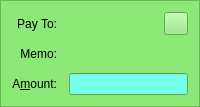
  <widget class="QFrame" name="SendCoins_SecurePaymentRequest">
   <property name="palette">
    <palette>
     <active>
      <colorrole role="WindowText">
       <brush brushstyle="SolidPattern">
        <color alpha="255">
         <red>0</red>
         <green>0</green>
         <blue>0</blue>
        </color>
       </brush>
      </colorrole>
      <colorrole role="Button">
       <brush brushstyle="SolidPattern">
        <color alpha="255">
         <red>140</red>
         <green>232</green>
         <blue>119</blue>
        </color>
       </brush>
      </colorrole>
      <colorrole role="Light">
       <brush brushstyle="SolidPattern">
        <color alpha="255">
         <red>230</red>
         <green>255</green>
         <blue>224</blue>
        </color>
       </brush>
      </colorrole>
      <colorrole role="Midlight">
       <brush brushstyle="SolidPattern">
        <color alpha="255">
         <red>185</red>
         <green>243</green>
         <blue>171</blue>
        </color>
       </brush>
      </colorrole>
      <colorrole role="Dark">
       <brush brushstyle="SolidPattern">
        <color alpha="255">
         <red>70</red>
         <green>116</green>
         <blue>59</blue>
        </color>
       </brush>
      </colorrole>
      <colorrole role="Mid">
       <brush brushstyle="SolidPattern">
        <color alpha="255">
         <red>93</red>
         <green>155</green>
         <blue>79</blue>
        </color>
       </brush>
      </colorrole>
      <colorrole role="Text">
       <brush brushstyle="SolidPattern">
        <color alpha="255">
         <red>0</red>
         <green>0</green>
         <blue>0</blue>
        </color>
       </brush>
      </colorrole>
      <colorrole role="BrightText">
       <brush brushstyle="SolidPattern">
        <color alpha="255">
         <red>155</red>
         <green>255</green>
         <blue>147</blue>
        </color>
       </brush>
      </colorrole>
      <colorrole role="ButtonText">
       <brush brushstyle="SolidPattern">
        <color alpha="255">
         <red>0</red>
         <green>0</green>
         <blue>0</blue>
        </color>
       </brush>
      </colorrole>
      <colorrole role="Base">
       <brush brushstyle="SolidPattern">
        <color alpha="255">
         <red>119</red>
         <green>255</green>
         <blue>233</blue>
        </color>
       </brush>
      </colorrole>
      <colorrole role="Window">
       <brush brushstyle="SolidPattern">
        <color alpha="255">
         <red>140</red>
         <green>232</green>
         <blue>119</blue>
        </color>
       </brush>
      </colorrole>
      <colorrole role="Shadow">
       <brush brushstyle="SolidPattern">
        <color alpha="255">
         <red>0</red>
         <green>0</green>
         <blue>0</blue>
        </color>
       </brush>
      </colorrole>
      <colorrole role="AlternateBase">
       <brush brushstyle="SolidPattern">
        <color alpha="255">
         <red>197</red>
         <green>243</green>
         <blue>187</blue>
        </color>
       </brush>
      </colorrole>
      <colorrole role="NoRole">
       <brush brushstyle="SolidPattern">
        <color alpha="255">
         <red>125</red>
         <green>194</green>
         <blue>122</blue>
        </color>
       </brush>
      </colorrole>
      <colorrole role="ToolTipBase">
       <brush brushstyle="SolidPattern">
        <color alpha="255">
         <red>255</red>
         <green>255</green>
         <blue>220</blue>
        </color>
       </brush>
      </colorrole>
      <colorrole role="ToolTipText">
       <brush brushstyle="SolidPattern">
        <color alpha="255">
         <red>0</red>
         <green>0</green>
         <blue>0</blue>
        </color>
       </brush>
      </colorrole>
     </active>
     <inactive>
      <colorrole role="WindowText">
       <brush brushstyle="SolidPattern">
        <color alpha="255">
         <red>0</red>
         <green>0</green>
         <blue>0</blue>
        </color>
       </brush>
      </colorrole>
      <colorrole role="Button">
       <brush brushstyle="SolidPattern">
        <color alpha="255">
         <red>140</red>
         <green>232</green>
         <blue>119</blue>
        </color>
       </brush>
      </colorrole>
      <colorrole role="Light">
       <brush brushstyle="SolidPattern">
        <color alpha="255">
         <red>230</red>
         <green>255</green>
         <blue>224</blue>
        </color>
       </brush>
      </colorrole>
      <colorrole role="Midlight">
       <brush brushstyle="SolidPattern">
        <color alpha="255">
         <red>185</red>
         <green>243</green>
         <blue>171</blue>
        </color>
       </brush>
      </colorrole>
      <colorrole role="Dark">
       <brush brushstyle="SolidPattern">
        <color alpha="255">
         <red>70</red>
         <green>116</green>
         <blue>59</blue>
        </color>
       </brush>
      </colorrole>
      <colorrole role="Mid">
       <brush brushstyle="SolidPattern">
        <color alpha="255">
         <red>93</red>
         <green>155</green>
         <blue>79</blue>
        </color>
       </brush>
      </colorrole>
      <colorrole role="Text">
       <brush brushstyle="SolidPattern">
        <color alpha="255">
         <red>0</red>
         <green>0</green>
         <blue>0</blue>
        </color>
       </brush>
      </colorrole>
      <colorrole role="BrightText">
       <brush brushstyle="SolidPattern">
        <color alpha="255">
         <red>155</red>
         <green>255</green>
         <blue>147</blue>
        </color>
       </brush>
      </colorrole>
      <colorrole role="ButtonText">
       <brush brushstyle="SolidPattern">
        <color alpha="255">
         <red>0</red>
         <green>0</green>
         <blue>0</blue>
        </color>
       </brush>
      </colorrole>
      <colorrole role="Base">
       <brush brushstyle="SolidPattern">
        <color alpha="255">
         <red>119</red>
         <green>255</green>
         <blue>233</blue>
        </color>
       </brush>
      </colorrole>
      <colorrole role="Window">
       <brush brushstyle="SolidPattern">
        <color alpha="255">
         <red>140</red>
         <green>232</green>
         <blue>119</blue>
        </color>
       </brush>
      </colorrole>
      <colorrole role="Shadow">
       <brush brushstyle="SolidPattern">
        <color alpha="255">
         <red>0</red>
         <green>0</green>
         <blue>0</blue>
        </color>
       </brush>
      </colorrole>
      <colorrole role="AlternateBase">
       <brush brushstyle="SolidPattern">
        <color alpha="255">
         <red>197</red>
         <green>243</green>
         <blue>187</blue>
        </color>
       </brush>
      </colorrole>
      <colorrole role="NoRole">
       <brush brushstyle="SolidPattern">
        <color alpha="255">
         <red>125</red>
         <green>194</green>
         <blue>122</blue>
        </color>
       </brush>
      </colorrole>
      <colorrole role="ToolTipBase">
       <brush brushstyle="SolidPattern">
        <color alpha="255">
         <red>255</red>
         <green>255</green>
         <blue>220</blue>
        </color>
       </brush>
      </colorrole>
      <colorrole role="ToolTipText">
       <brush brushstyle="SolidPattern">
        <color alpha="255">
         <red>0</red>
         <green>0</green>
         <blue>0</blue>
        </color>
       </brush>
      </colorrole>
     </inactive>
     <disabled>
      <colorrole role="WindowText">
       <brush brushstyle="SolidPattern">
        <color alpha="255">
         <red>70</red>
         <green>116</green>
         <blue>59</blue>
        </color>
       </brush>
      </colorrole>
      <colorrole role="Button">
       <brush brushstyle="SolidPattern">
        <color alpha="255">
         <red>140</red>
         <green>232</green>
         <blue>119</blue>
        </color>
       </brush>
      </colorrole>
      <colorrole role="Light">
       <brush brushstyle="SolidPattern">
        <color alpha="255">
         <red>230</red>
         <green>255</green>
         <blue>224</blue>
        </color>
       </brush>
      </colorrole>
      <colorrole role="Midlight">
       <brush brushstyle="SolidPattern">
        <color alpha="255">
         <red>185</red>
         <green>243</green>
         <blue>171</blue>
        </color>
       </brush>
      </colorrole>
      <colorrole role="Dark">
       <brush brushstyle="SolidPattern">
        <color alpha="255">
         <red>70</red>
         <green>116</green>
         <blue>59</blue>
        </color>
       </brush>
      </colorrole>
      <colorrole role="Mid">
       <brush brushstyle="SolidPattern">
        <color alpha="255">
         <red>93</red>
         <green>155</green>
         <blue>79</blue>
        </color>
       </brush>
      </colorrole>
      <colorrole role="Text">
       <brush brushstyle="SolidPattern">
        <color alpha="255">
         <red>70</red>
         <green>116</green>
         <blue>59</blue>
        </color>
       </brush>
      </colorrole>
      <colorrole role="BrightText">
       <brush brushstyle="SolidPattern">
        <color alpha="255">
         <red>155</red>
         <green>255</green>
         <blue>147</blue>
        </color>
       </brush>
      </colorrole>
      <colorrole role="ButtonText">
       <brush brushstyle="SolidPattern">
        <color alpha="255">
         <red>70</red>
         <green>116</green>
         <blue>59</blue>
        </color>
       </brush>
      </colorrole>
      <colorrole role="Base">
       <brush brushstyle="SolidPattern">
        <color alpha="255">
         <red>140</red>
         <green>232</green>
         <blue>119</blue>
        </color>
       </brush>
      </colorrole>
      <colorrole role="Window">
       <brush brushstyle="SolidPattern">
        <color alpha="255">
         <red>140</red>
         <green>232</green>
         <blue>119</blue>
        </color>
       </brush>
      </colorrole>
      <colorrole role="Shadow">
       <brush brushstyle="SolidPattern">
        <color alpha="255">
         <red>0</red>
         <green>0</green>
         <blue>0</blue>
        </color>
       </brush>
      </colorrole>
      <colorrole role="AlternateBase">
       <brush brushstyle="SolidPattern">
        <color alpha="255">
         <red>140</red>
         <green>232</green>
         <blue>119</blue>
        </color>
       </brush>
      </colorrole>
      <colorrole role="NoRole">
       <brush brushstyle="SolidPattern">
        <color alpha="255">
         <red>125</red>
         <green>194</green>
         <blue>122</blue>
        </color>
       </brush>
      </colorrole>
      <colorrole role="ToolTipBase">
       <brush brushstyle="SolidPattern">
        <color alpha="255">
         <red>255</red>
         <green>255</green>
         <blue>220</blue>
        </color>
       </brush>
      </colorrole>
      <colorrole role="ToolTipText">
       <brush brushstyle="SolidPattern">
        <color alpha="255">
         <red>0</red>
         <green>0</green>
         <blue>0</blue>
        </color>
       </brush>
      </colorrole>
     </disabled>
    </palette>
   </property>
   <property name="toolTip">
    <string>This is a verified payment request.</string>
   </property>
   <property name="autoFillBackground">
    <bool>true</bool>
   </property>
   <property name="frameShape">
    <enum>QFrame::StyledPanel</enum>
   </property>
   <property name="frameShadow">
    <enum>QFrame::Sunken</enum>
   </property>
   <layout class="QGridLayout" name="gridLayout_s">
    <property name="spacing">
     <number>12</number>
    </property>
    <item row="0" column="0">
     <widget class="QLabel" name="payToLabel_s">
      <property name="text">
       <string>Pay To:</string>
      </property>
      <property name="alignment">
       <set>Qt::AlignRight|Qt::AlignTrailing|Qt::AlignVCenter</set>
      </property>
     </widget>
    </item>
    <item row="0" column="1">
     <layout class="QHBoxLayout" name="payToLayout_s">
      <property name="spacing">
       <number>0</number>
      </property>
      <item>
       <widget class="QLabel" name="payTo_s">
        <property name="textFormat">
         <enum>Qt::PlainText</enum>
        </property>
       </widget>
      </item>
      <item>
       <widget class="QToolButton" name="deleteButton_s">
        <property name="toolTip">
         <string>Remove this entry</string>
        </property>
        <property name="text">
         <string/>
        </property>
        <property name="icon">
         <iconset resource="../bitcoin.qrc">
          <normaloff>:/icons/remove</normaloff>:/icons/remove</iconset>
        </property>
       </widget>
      </item>
     </layout>
    </item>
    <item row="1" column="0">
     <widget class="QLabel" name="memoLabel_s">
      <property name="text">
       <string>Memo:</string>
      </property>
      <property name="alignment">
       <set>Qt::AlignRight|Qt::AlignTrailing|Qt::AlignVCenter</set>
      </property>
     </widget>
    </item>
    <item row="1" column="1">
     <widget class="QLabel" name="memoTextLabel_s">
      <property name="textFormat">
       <enum>Qt::PlainText</enum>
      </property>
     </widget>
    </item>
    <item row="2" column="0">
     <widget class="QLabel" name="amountLabel_s">
      <property name="text">
       <string>A&amp;mount:</string>
      </property>
      <property name="alignment">
       <set>Qt::AlignRight|Qt::AlignTrailing|Qt::AlignVCenter</set>
      </property>
      <property name="buddy">
       <cstring>payAmount_s</cstring>
      </property>
     </widget>
    </item>
    <item row="2" column="1">
     <widget class="BitcoinAmountField" name="payAmount_s">
      <property name="acceptDrops">
       <bool>false</bool>
      </property>
     </widget>
    </item>
   </layout>
  </widget>
